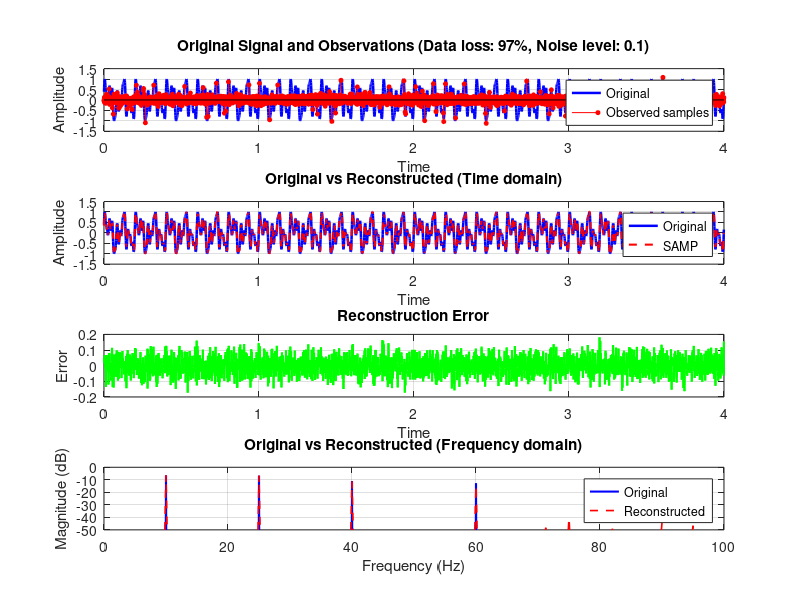

Reproduce this figure in MATLAB.
%% SAMP_example
clear; clc; close all;
rng(42);

%% Parameters
N = 4000;              % signal length
Fs = 1000;             % sampling frequency
T = N/Fs;              % signal duration
t = (0:N-1)/Fs;        % time vector

loss_percentage = 0.97;% data loss ratio
noise_level = 0.1;     % noise level

%% Signal Generation
freqs = [10, 25, 40, 60];
amps  = [1.0, 0.8, 0.6, 0.4];
x_original = zeros(1, N);
for i = 1:length(freqs)
    x_original = x_original + amps(i)*sin(2*pi*freqs(i)*t);
    if mod(i,2)==0
        x_original = x_original + 0.7*amps(i)*cos(2*pi*freqs(i)*t);
    end
end
x_original = x_original / max(abs(x_original));
x_original = x_original(:);

%% Data Loss and Noise
mask       = rand(N,1) > loss_percentage;
x_observed = x_original .* mask + noise_level*randn(N,1);

%% Construct Observation System
obs_idx = find(mask);
M       = length(obs_idx);
y       = x_observed(obs_idx);
A = zeros(M, N);
for i = 1:M
    A(i, obs_idx(i)) = 1;
end

%% Construct DFT Sparse Basis and Sensing Matrix
Psi = dftmtx(N) / sqrt(N);
for i = 1:N
    Psi(:,i) = Psi(:,i) / norm(Psi(:,i));
end
Phi = A * Psi;

%% SAMP Algorithm Parameters
step_size       = 2;          % step size
max_sparsity    = 20;         % maximum allowed sparsity
max_iter        = 50;         % maximum iterations
residual        = y;          % initial residual
theta_hat       = zeros(N,1); % sparse coefficient estimate
support_set     = [];         % support set
L               = step_size;  % current stage sparsity estimate
prev_res_norm   = inf;        % previous residual norm
res_history     = [];         % residual history

%% SAMP
iter = 0;
stage = 1;
converged = false;

while ~converged && iter < max_iter && L <= max_sparsity
    iter = iter + 1;
    % 1. Compute residual correlations
    correlations = abs(Phi' * residual);
    % 2. Select L most correlated atoms
    [~, idx] = sort(correlations, 'descend');
    candidate_set = idx(1:min(L, length(idx)));
    % 3. Merge support set
    merged_set = union(support_set, candidate_set);
    % 4. Least squares estimation
    Phi_sub = Phi(:, merged_set);
    x_ls = pinv(Phi_sub) * y;  % use pseudo-inverse for stability
    % 5. Keep L largest coefficients
    [~, sidx] = sort(abs(x_ls), 'descend');
    selected_indices = sidx(1:min(L, length(x_ls)));
    support_set_new = merged_set(selected_indices);
    % 6. Update coefficients on support set
    Phi_sub_new = Phi(:, support_set_new);
    theta_ls = pinv(Phi_sub_new) * y;
    % 7. Compute new residual
    residual_new = y - Phi_sub_new * theta_ls;
    res_norm = norm(residual_new);
    res_history(iter) = res_norm;
    % 8. Residual comparison
    if res_norm < prev_res_norm
        % residual decreased: accept update and stay in this stage
        support_set = support_set_new;
        residual = residual_new;
        theta_hat = zeros(N,1);
        theta_hat(support_set) = theta_ls;
        prev_res_norm = res_norm;
        % check convergence
        if res_norm < 1e-6
            converged = true;
            fprintf('SAMP converged at stage %d (L=%d)\n', stage, L);
        end
    else
        % residual did not decrease: move to next stage
        L = L + step_size;
        stage = stage + 1;
        prev_res_norm = inf;  % reset residual benchmark
    end
end

%% Reconstruct Signal
x_reconstructed = Psi * theta_hat;
x_final = real(x_reconstructed);
x_final = medfilt1(x_final, 7);

%% Result Visualization
figure('Position',[100,100,900,800],'Name','SAMP Reconstruction Results');

% Time domain
subplot(4,1,1);
plot(t, x_original,'b','LineWidth',1.8); hold on;
stem(t, x_observed, 'r','Marker','o','MarkerSize',3,'MarkerFaceColor','r');
title(['Original Signal and Observations (Data loss: ',num2str(loss_percentage*100),'%, Noise level: ',num2str(noise_level),')']);
legend('Original','Observed samples'); xlabel('Time'); ylabel('Amplitude');
xlim([0,T]); grid on;

subplot(4,1,2);
plot(t, x_original,'b','LineWidth',1.8); hold on;
plot(t, x_final,'r--','LineWidth',1.5);
title('Original vs Reconstructed (Time domain)');
legend('Original','SAMP'); xlabel('Time'); ylabel('Amplitude');
xlim([0,T]); grid on;

% Reconstruction error
subplot(4,1,3);
error_signal = x_original - x_final;
plot(t, error_signal,'g','LineWidth',1.5);
title('Reconstruction Error'); xlabel('Time'); ylabel('Error');
xlim([0,T]); grid on;

% Frequency domain
subplot(4,1,4);
halfN = floor(N/2) + 1;
freq  = linspace(0, Fs/2, halfN);
Y_o   = fft(x_original);
P_o   = abs(Y_o(1:halfN)/N);
P_o(2:end-1) = 2*P_o(2:end-1);
Y_r   = fft(x_final);
P_r   = abs(Y_r(1:halfN)/N);
P_r(2:end-1) = 2*P_r(2:end-1);
P_o_db = 20*log10(P_o + eps);
P_r_db = 20*log10(P_r + eps);
plot(freq, P_o_db,'b','LineWidth',1.5); hold on;
plot(freq, P_r_db,'r--','LineWidth',1.2);
title('Original vs Reconstructed (Frequency domain)');
xlabel('Frequency (Hz)'); ylabel('Magnitude (dB)');
legend('Original','Reconstructed'); xlim([0,100]); grid on;
ylim([-50, 0]);

%% Performance Metrics
error_final = x_original - x_final;
rel_error_final = norm(error_final)/norm(x_original);

fprintf('===== SAMP Reconstruction Result Statistics =====\n');
fprintf('Signal length: %d\n', N);
fprintf('Sampling frequency: %d Hz\n', Fs);
fprintf('Data loss percentage: %.1f%%\n', loss_percentage*100);
fprintf('Number of observations: %d (%.1f%%)\n', M, (M/N)*100);
fprintf('Sparse basis: DFT\n');
fprintf('Step size: %d\n', step_size);
fprintf('Final sparsity estimate: %d\n', L);
fprintf('Total iterations: %d\n', iter);
fprintf('Relative reconstruction error: %.4f\n', rel_error_final);